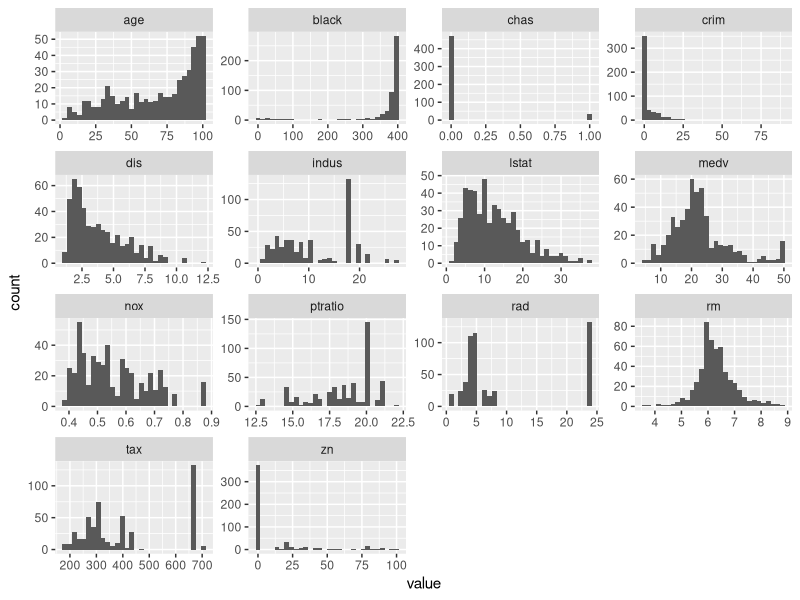
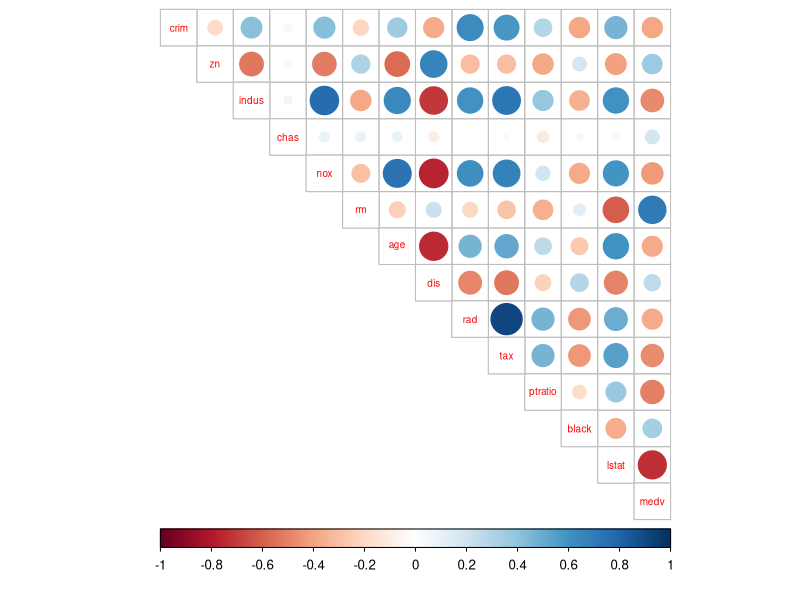
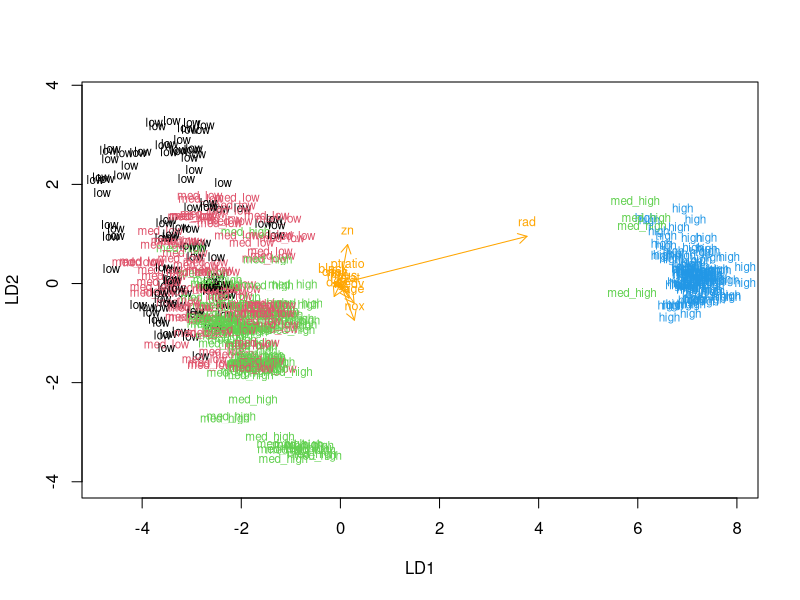
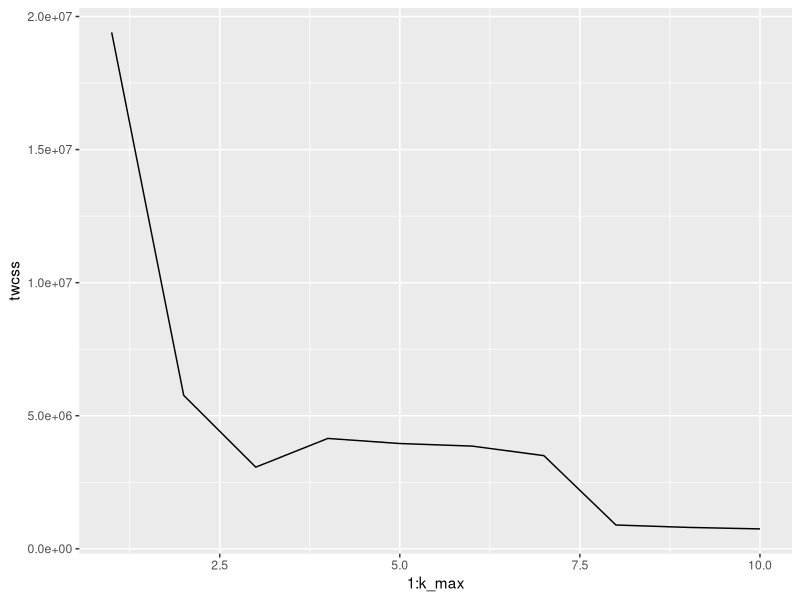
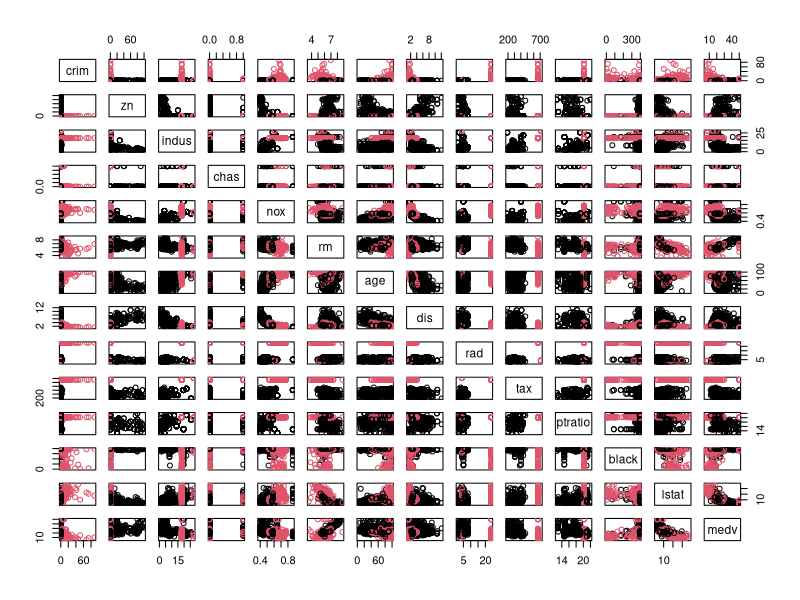
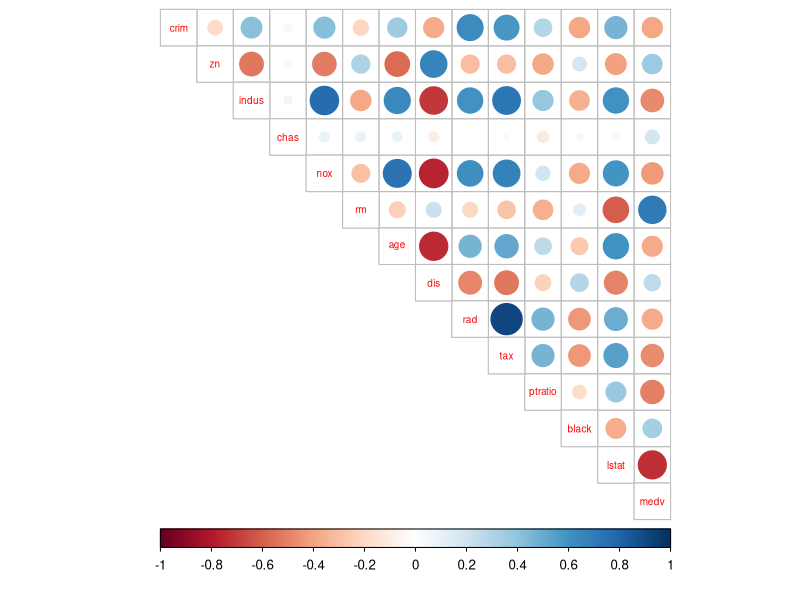

Here is the R script that generated these plots, in order:
## ---- chunk 1
knitr::opts_chunk$set(echo = TRUE)
## ---- chunk 2
library(magrittr)
library(MASS)
library(ggplot2)
library(tidyr)
library(corrplot)
library(GGally)


data("Boston")
str(Boston)
summary(Boston)

Boston %>%
  purrr::keep(is.numeric) %>% 
  tidyr::gather() %>% 
  ggplot(aes(value)) +
  facet_wrap(~ key, scales = "free") +
  geom_histogram()


#graphical overview
cor_matrix<-cor(Boston) %>% round(digits = 2)

# print the correlation matrix
cor_matrix

# visualize the correlation matrix
corrplot(cor_matrix, method="circle", type="upper", cl.pos="b", tl.pos="d", tl.cex = 0.6)
## ---- chunk 3
boston_scaled <- as.data.frame(scale(Boston))
summary(boston_scaled)
## ---- chunk 4
# summary of the scaled crime rate
summary(boston_scaled$crim)

# create a quantile vector of crim and print it
bins <- quantile(boston_scaled$crim)
bins

# create a categorical variable 'crime'
crime <- cut(boston_scaled$crim, breaks = bins, include.lowest = TRUE, labels = c("low", "med_low", "med_high", "high"))

# look at the table of the new factor crime
table(crime)

# remove original crim from the dataset
boston_scaled <- dplyr::select(boston_scaled, -crim)

# add the new categorical value to scaled data
boston_scaled <- data.frame(boston_scaled, crime)
## ---- chunk 5

# number of rows in the Boston dataset 
n <- nrow(boston_scaled)

# choose randomly 80% of the rows

ind <- sample(n,  size = n * 0.8)

# create train set
train <- boston_scaled[ind,]

# create test set 
test <- boston_scaled[-ind,]

# save the correct classes from test data
correct_classes <- test$crime

# remove the crime variable from test data
test <- dplyr::select(test, -crime)
## ---- chunk 6
lda.fit <- lda(crime ~ ., data = train)

# print the lda.fit object
lda.fit
## ---- chunk 7
lda.arrows <- function(x, myscale = 1, arrow_heads = 0.1, color = "orange", tex = 0.75, choices = c(1,2)){
  heads <- coef(x)
  arrows(x0 = 0, y0 = 0, 
         x1 = myscale * heads[,choices[1]], 
         y1 = myscale * heads[,choices[2]], col=color, length = arrow_heads)
  text(myscale * heads[,choices], labels = row.names(heads), 
       cex = tex, col=color, pos=3)
}

# target classes as numeric
classes <- as.numeric(train$crime)

# plot the lda results
plot(lda.fit, dimen = 2, col = classes, pch = classes)
lda.arrows(lda.fit, myscale = 1)
## ---- chunk 8
#The crime variable has already been saved as vector.
#It's also not required to remove the crime variable from the test data. 
## test <- dplyr::select(test, -crime)

lda.pred <- predict(lda.fit, newdata = test)

# cross tabulate the results
table(correct = correct_classes, predicted = lda.pred$class)


## ---- chunk 9
# Reload Boston dataset.
data("Boston")

# standardize variables
boston_scaled <- scale(Boston)

boston_scaled <- as.data.frame(boston_scaled)

dist_eu <- dist(boston_scaled)
summary(dist_eu)
## ---- chunk 10
set.seed(123)

# determine the number of clusters
k_max <- 10

# calculate the total within sum of squares
twcss <- sapply(1:k_max, function(k){kmeans(Boston, k)$tot.withinss})

# visualize the results
qplot(x = 1:k_max, y = twcss, geom = 'line')
## ---- chunk 11

# k-means clustering
km <-kmeans(Boston, centers = 2)

# plot the Boston dataset with clusters
pairs(Boston, col = km$cluster)
#correlation
cor_matrixx<-cor(boston_scaled) %>% round(digits = 2)

# print the correlation matrix
cor_matrixx

# visualize the correlation matrix
corrplot(cor_matrixx, method="circle", type="upper", cl.pos="b", tl.pos="d", tl.cex = 0.6)


